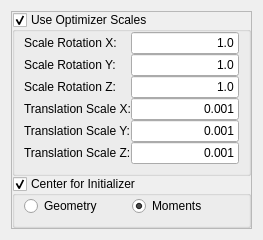
              <widget class="QWidget" name="Euler3DTransform">
               <layout class="QVBoxLayout" name="verticalLayout_108">
                <item>
                 <widget class="QFrame" name="m_Euler3DTransformFrame">
                  <property name="frameShape">
                   <enum>QFrame::StyledPanel</enum>
                  </property>
                  <property name="frameShadow">
                   <enum>QFrame::Raised</enum>
                  </property>
                  <layout class="QVBoxLayout" name="verticalLayout_70">
                   <property name="spacing">
                    <number>0</number>
                   </property>
                   <property name="margin">
                    <number>0</number>
                   </property>
                   <item>
                    <widget class="QGroupBox" name="m_UseOptimizerScalesEuler3D">
                     <property name="title">
                      <string>Use Optimizer Scales</string>
                     </property>
                     <property name="checkable">
                      <bool>true</bool>
                     </property>
                     <layout class="QVBoxLayout" name="verticalLayout_69">
                      <property name="spacing">
                       <number>0</number>
                      </property>
                      <property name="leftMargin">
                       <number>9</number>
                      </property>
                      <property name="topMargin">
                       <number>0</number>
                      </property>
                      <property name="rightMargin">
                       <number>9</number>
                      </property>
                      <property name="bottomMargin">
                       <number>9</number>
                      </property>
                      <item>
                       <layout class="QHBoxLayout" name="_104">
                        <item>
                         <layout class="QVBoxLayout" name="_105">
                          <item>
                           <widget class="QLabel" name="textLabel1_8_2_3_2_2_2_2">
                            <property name="text">
                             <string>Scale Rotation X:</string>
                            </property>
                            <property name="wordWrap">
                             <bool>false</bool>
                            </property>
                           </widget>
                          </item>
                          <item>
                           <widget class="QLabel" name="textLabel2_6_3_3_2_2_2_2">
                            <property name="text">
                             <string>Scale Rotation Y:</string>
                            </property>
                            <property name="wordWrap">
                             <bool>false</bool>
                            </property>
                           </widget>
                          </item>
                          <item>
                           <widget class="QLabel" name="textLabel3_5_3_3_2_2_2_2">
                            <property name="text">
                             <string>Scale Rotation Z:</string>
                            </property>
                            <property name="wordWrap">
                             <bool>false</bool>
                            </property>
                           </widget>
                          </item>
                          <item>
                           <widget class="QLabel" name="textLabel11_3_2_2_2_2">
                            <property name="text">
                             <string>Translation Scale X:</string>
                            </property>
                            <property name="wordWrap">
                             <bool>false</bool>
                            </property>
                           </widget>
                          </item>
                          <item>
                           <widget class="QLabel" name="textLabel12_3_2_2_2_2">
                            <property name="text">
                             <string>Translation Scale Y:</string>
                            </property>
                            <property name="wordWrap">
                             <bool>false</bool>
                            </property>
                           </widget>
                          </item>
                          <item>
                           <widget class="QLabel" name="textLabel13_2_2_2_2_2">
                            <property name="text">
                             <string>Translation Scale Z:</string>
                            </property>
                            <property name="wordWrap">
                             <bool>false</bool>
                            </property>
                           </widget>
                          </item>
                         </layout>
                        </item>
                        <item>
                         <layout class="QVBoxLayout" name="_106">
                          <item>
                           <widget class="QLineEdit" name="m_ScalesEuler3DTransformScale1">
                            <property name="text">
                             <string>1.0</string>
                            </property>
                            <property name="alignment">
                             <set>Qt::AlignRight</set>
                            </property>
                           </widget>
                          </item>
                          <item>
                           <widget class="QLineEdit" name="m_ScalesEuler3DTransformScale2">
                            <property name="text">
                             <string>1.0</string>
                            </property>
                            <property name="alignment">
                             <set>Qt::AlignRight</set>
                            </property>
                           </widget>
                          </item>
                          <item>
                           <widget class="QLineEdit" name="m_ScalesEuler3DTransformScale3">
                            <property name="text">
                             <string>1.0</string>
                            </property>
                            <property name="alignment">
                             <set>Qt::AlignRight</set>
                            </property>
                           </widget>
                          </item>
                          <item>
                           <widget class="QLineEdit" name="m_ScalesEuler3DTransformScaleTranslationX">
                            <property name="text">
                             <string>0.001</string>
                            </property>
                            <property name="alignment">
                             <set>Qt::AlignRight</set>
                            </property>
                           </widget>
                          </item>
                          <item>
                           <widget class="QLineEdit" name="m_ScalesEuler3DTransformScaleTranslationY">
                            <property name="text">
                             <string>0.001</string>
                            </property>
                            <property name="alignment">
                             <set>Qt::AlignRight</set>
                            </property>
                           </widget>
                          </item>
                          <item>
                           <widget class="QLineEdit" name="m_ScalesEuler3DTransformScaleTranslationZ">
                            <property name="text">
                             <string>0.001</string>
                            </property>
                            <property name="alignment">
                             <set>Qt::AlignRight</set>
                            </property>
                           </widget>
                          </item>
                         </layout>
                        </item>
                       </layout>
                      </item>
                     </layout>
                    </widget>
                   </item>
                   <item>
                    <widget class="QGroupBox" name="m_CenterForInitializerEuler3D">
                     <property name="title">
                      <string>Center for Initializer</string>
                     </property>
                     <property name="checkable">
                      <bool>true</bool>
                     </property>
                     <layout class="QHBoxLayout" name="horizontalLayout_4">
                      <property name="spacing">
                       <number>0</number>
                      </property>
                      <property name="leftMargin">
                       <number>9</number>
                      </property>
                      <property name="topMargin">
                       <number>0</number>
                      </property>
                      <property name="rightMargin">
                       <number>9</number>
                      </property>
                      <property name="bottomMargin">
                       <number>9</number>
                      </property>
                      <item>
                       <widget class="QRadioButton" name="m_GeometryEuler3D">
                        <property name="enabled">
                         <bool>true</bool>
                        </property>
                        <property name="text">
                         <string>Geometry</string>
                        </property>
                       </widget>
                      </item>
                      <item>
                       <widget class="QRadioButton" name="m_MomentsEuler3D">
                        <property name="enabled">
                         <bool>true</bool>
                        </property>
                        <property name="text">
                         <string>Moments</string>
                        </property>
                        <property name="checked">
                         <bool>true</bool>
                        </property>
                       </widget>
                      </item>
                     </layout>
                    </widget>
                   </item>
                  </layout>
                 </widget>
                </item>
               </layout>
              </widget>
